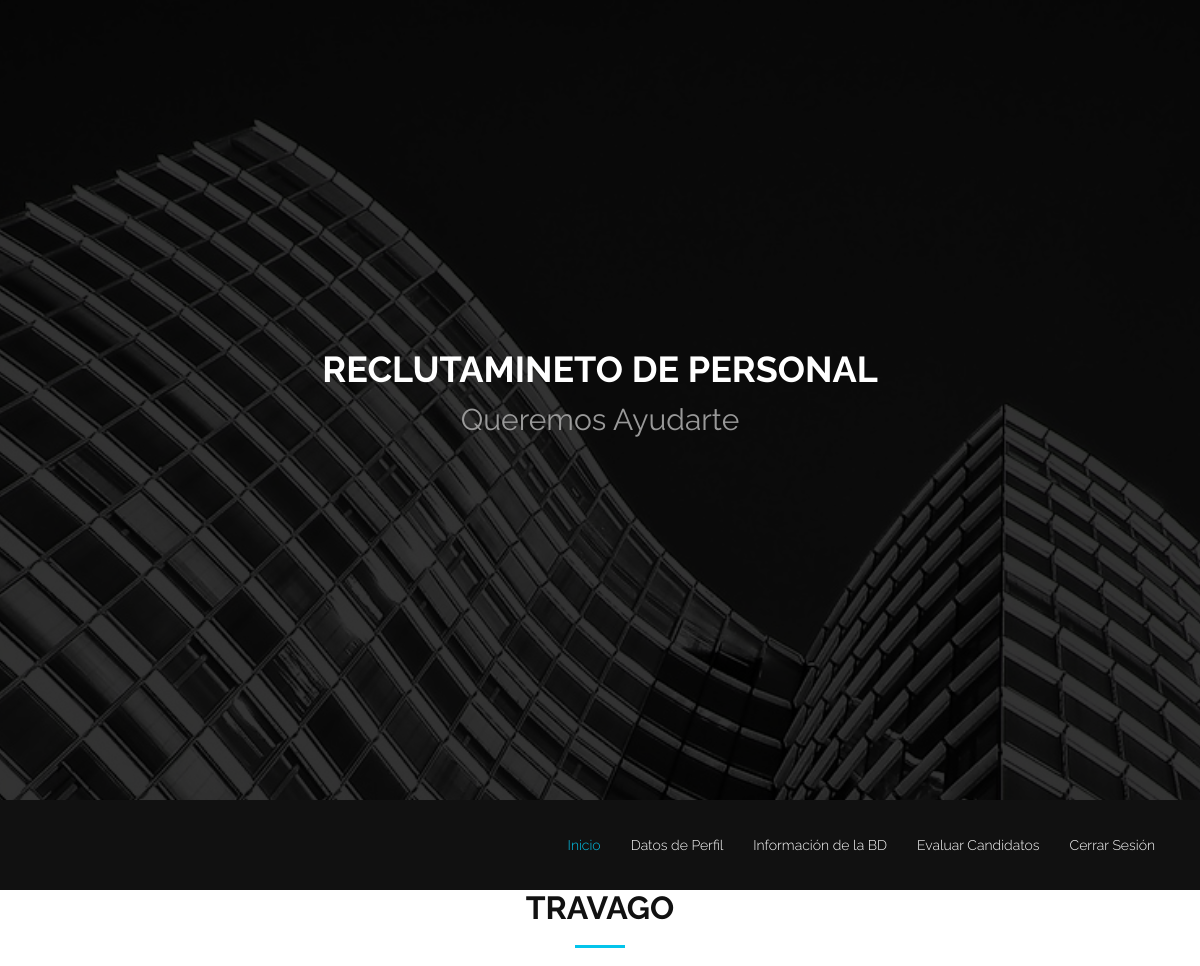
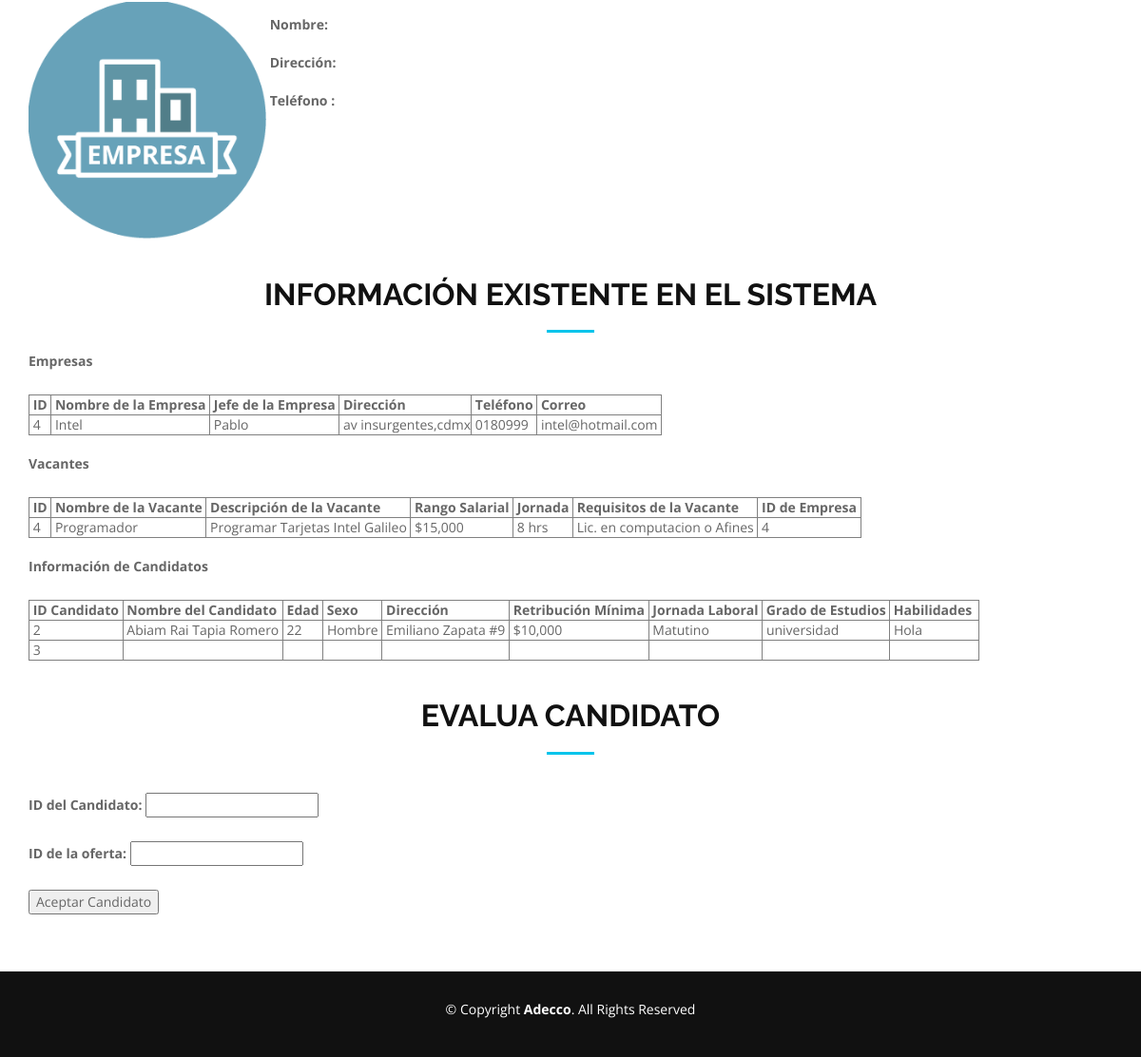
Screenshot of /perfilEvaluador.php (signed in) with the database file from the repository (2 pictures, top to bottom).
### tables this page shows
CREATE TABLE `empresa` (
  `id_Empresa` int(9) NOT NULL,
  `nombre_Empresa` varchar(40) NOT NULL,
  `Nombre_J` varchar(80) NOT NULL,
  `direccion_Empresa` varchar(30) NOT NULL,
  `tel_Empresa` varchar(10) NOT NULL,
  `correo_Empresa` varchar(30) NOT NULL,
  `loggin_Empresa` varchar(15) NOT NULL,
  `password_Empresa` varchar(15) NOT NULL
);

CREATE TABLE `vacante` (
  `id_Vacante` int(9) NOT NULL,
  `vigente` int(1) NOT NULL DEFAULT '1',
  `nombre_Vacante` varchar(40) NOT NULL,
  `descripcion_Vacante` varchar(100) NOT NULL,
  `rango_Salarial` varchar(10) NOT NULL,
  `jornada` varchar(10) NOT NULL,
  `requisitos_Vacante` varchar(100) NOT NULL,
  `id_Empresa` int(9) NOT NULL
);

CREATE TABLE `candidato` (
  `id_Candidato` int(9) NOT NULL,
  `nombre_Candidato` varchar(40) NOT NULL,
  `direccion_Candidato` varchar(30) NOT NULL,
  `tel_Candidato` varchar(10) NOT NULL,
  `loggin_Candidato` varchar(15) NOT NULL,
  `password_Candidato` varchar(15) NOT NULL
);

CREATE TABLE `cv` (
  `id_Cv` int(9) NOT NULL,
  `nombreCV` varchar(40) NOT NULL,
  `edad` varchar(4) NOT NULL,
  `sexo` text NOT NULL,
  `dircv` varchar(100) NOT NULL,
  `retribucion_Minima` varchar(10) NOT NULL,
  `tipo_Jornada` varchar(30) NOT NULL,
  `grado_Estudios` varchar(30) NOT NULL,
  `habilidades` varchar(90) NOT NULL,
  `fotografia` varchar(50) NOT NULL,
  `id_Candidato` int(9) NOT NULL
);

### perfilEvaluador.php (the view, shortened to what this page needs)
<!DOCTYPE html>
<html lang="en">
<head>
  <link href="lib/bootstrap/css/bootstrap.min.css" rel="stylesheet">
  <link href="lib/font-awesome/css/font-awesome.min.css" rel="stylesheet">
  <link href="lib/animate-css/animate.min.css" rel="stylesheet">
  <link href="css/style.css" rel="stylesheet">
</head>
<body>
     <?php
        $link=Conectarse();
        $resultVacante=mysqli_query($link,"select * from vacante where vigente=1");
        $resultCandidato=mysqli_query($link,"select * from candidato");
        $resultEmpresa=mysqli_query($link,"select * from empresa");
     ?>
  <section id="hero">
    <div class="hero-container">
      <div class="wow fadeIn">
         <h1>Reclutamineto de Personal</h1>
         <h2>Queremos <span class="rotating">Ayudarte</span></h2>
        </div>
    </div>
  </section>
  <header id="header">
    <div class="container">
      <nav id="nav-menu-container">
        <ul class="nav-menu">
          <li class="menu-active"><a href="#hero">Inicio</a></li>
          <li><a href="#informacionP">Datos de Perfil</a></li>
          <li><a href="#listaOL">Información de la BD</a></li>
          <li><a href="#candidatos">Evaluar Candidatos</a></li>
          <li><a href="index.php">Cerrar Sesión</a></li>
        </ul>
      </nav>
    </div>
  </header>
   <?php
    include("php/conexion.php");
  ?>
  <section id="informacionP">
    <div class="container wow fadeInUp">
      <div class="row">
        <div class="col-md-12">
          <h3 class="section-title">TRAVAGO</h3>
          <div class="section-title-divider"></div>
            <img src="img/empresa.png" alt="" width="250" heght="250">
                   <label id="label"> Nombre: <?php echo $nombre;?>  <br><br>
                   <label id="label"> Dirección:  <?php echo $dir;?>  <br><br>
                   <label id="label"> Teléfono : <?php echo $tel;?> <br><br>
           </div>
      </div>
     </div>
  </section>
  <br><br>
  <section id="listaOL">
    <div class="container wow fadeInUp">
      <div class="row">
        <div class="col-md-12">
          <h3 class="section-title"> Información Existente en el Sistema</h3>
          <div class="section-title-divider"></div>
            <form name="formDatos" id="formDatos">
              <label>Empresas</label>
               <br><br>
               <TABLE BORDER=1 CELLSPACING=1 CELLPADDING=1>
                  <TR><th>&nbsp;ID&nbsp;</th><th>&nbsp;Nombre de la Empresa&nbsp;</th><th>&nbsp;Jefe de la Empresa&nbsp;</th><th>&nbsp;Dirección&nbsp;</th><th>&nbsp;Teléfono&nbsp;</th><th>&nbsp;Correo&nbsp;</th></TR>
                  <?php
                    while($row = mysqli_fetch_array($resultEmpresa))
                      {
                        printf("<tr><td>&nbsp;%d</td>
                                    <td>&nbsp;%s</td>
                                    <td>&nbsp;%s</td>
                                    <td>&nbsp;%s</td>
                                    <td>&nbsp;%s&nbsp;</td>
                                    <td>&nbsp;%s&nbsp;</td>
                                </tr>",$row["id_Empresa"],$row["nombre_Empresa"],$row["Nombre_J"], $row["direccion_Empresa"],$row["tel_Empresa"],$row["correo_Empresa"]);
                      }
                ?>
              </table><br>
              <label>Vacantes</label>
              <br><br>
               <TABLE BORDER=1 CELLSPACING=1 CELLPADDING=1>
                  <TR><th>&nbsp;ID&nbsp;</th><th>&nbsp;Nombre de la Vacante&nbsp;</th><th>&nbsp;Descripción de la Vacante&nbsp;</th><th>&nbsp;Rango Salarial&nbsp;</th><th>&nbsp;Jornada&nbsp;</th><th>&nbsp;Requisitos de la Vacante&nbsp;</th><th>&nbsp;ID de Empresa&nbsp;</th></TR>
                  <?php
                    while($row = mysqli_fetch_array($resultVacante))
                      {
                        printf("<tr><td>&nbsp;%d&nbsp;</td>
                                    <td>&nbsp;%s&nbsp;</td>
                                    <td>&nbsp;%s&nbsp;</td>
                                    <td>&nbsp;%s&nbsp;</td>
                                    <td>&nbsp;%s&nbsp;</td>
                                    <td>&nbsp;%s&nbsp;</td>
                                    <td>&nbsp;%d&nbsp;</td>
                                </tr>",$row["id_Vacante"],$row["nombre_Vacante"], $row["descripcion_Vacante"],$row["rango_Salarial"],$row["jornada"],$row["requisitos_Vacante"],$row["id_Empresa"]);
                      }
                ?>
              </table><br>
              <label>Información de Candidatos</label>
              <br><br>
              <TABLE BORDER=1 CELLSPACING=1 CELLPADDING=1>
                  <TR><th>&nbsp;ID Candidato&nbsp;</th><th>&nbsp;Nombre del Candidato&nbsp;</th><th>&nbsp;Edad&nbsp;</th><th>&nbsp;Sexo&nbsp;</th><th>&nbsp;Dirección&nbsp;</th><th>&nbsp;Retribución Mínima&nbsp;</th><th>&nbsp;Jornada Laboral&nbsp;</th><th>&nbsp;Grado de Estudios&nbsp;</th><th>&nbsp;Habilidades&nbsp;&nbsp;</th></TR>
                  <?php
                    while($row = mysqli_fetch_array($resultCandidato))
                      {
                        $iddc=$row["id_Candidato"];
                        $resultEvalua=mysqli_query($link,"select * from cv where id_Candidato= $iddc");
                        $rowCv= mysqli_fetch_array($resultEvalua);
                        printf("<tr><td>&nbsp;%d&nbsp;</td>
                                    <td>&nbsp;%s&nbsp;</td>
                                    <td>&nbsp;%s&nbsp;</td>
                                    <td>&nbsp;%s&nbsp;</td>
                                    <td>&nbsp;%s&nbsp;</td>
                                    <td>&nbsp;%s&nbsp;</td>
                                    <td>&nbsp;%s&nbsp;</td>
                                    <td>&nbsp;%s&nbsp;</td>
                                    <td>&nbsp;%s&nbsp;</td>
                                </tr>",$iddc,$rowCv["nombreCV"],$rowCv["edad"],$rowCv["sexo"],$rowCv["dircv"],$rowCv["retribucion_Minima"],$rowCv["tipo_Jornada"],$rowCv["grado_Estudios"],$rowCv["habilidades"]);
                      }
                ?>
              </table>
              <br><br>
            </form>
          </div>
        </div>
      </div>
  </section>
   <section id="candidatos">
    <div class="container wow fadeInUp">
      <div class="row">
        <div class="col-md-12">
          <h3 class="section-title"> Evalua Candidato</h3>
          <div class="section-title-divider"></div>
            <form name="showData" method="POST">
              <br>
              <label id="label">ID del Candidato: <input type="text" name="idC"> </label>
              <br>
                       <br>
                       <label id="label">ID de la oferta: <input type="text"  name="idOf"> </label>
                       <br><br>
                      <button type="submit" name="uploadCand">Aceptar Candidato</button>
                      <br><br>
            </form>
            <br><br>
          </div>
          <br><br>
        </div>
      </div>
  </section>
  <footer id="footer">
      <div class="container">
        <div class="row">
          <div class="col-md-12">
            <div class="copyright">
              &copy; Copyright <strong>Adecco</strong>. All Rights Reserved
            </div>
            <div class="credits">
            </div>
          </div>
        </div>
      </div>
  </footer>
</body>
</html>

### css/style.css (style rules this page uses)
body { background: #fff; color: #666666; font-family: "Open Sans", sans-serif; }
a { color: #03C4EB; transition: 0.5s; }
h1, h2, h3, h4, h5, h6 { font-family: "Raleway", sans-serif; font-weight: 400; margin: 0 0 20px 0; padding: 0; }
#hero { display: table; width: 100%; height: 100vh; background: url(../img/hero-bg.jpg) top center fixed; background-size: cover; }
#hero .hero-container { background: rgba(0, 0, 0, 0.8); display: table-cell; margin: 0; padding: 0; text-align: center; vertical-align: middle; }
#hero h1 { margin: 30px 0 10px 0; font-weight: 700; line-height: 48px; text-transform: uppercase; color: #fff; }
#hero h2 { color: #999; margin-bottom: 50px; }
#header { background: #111; padding: 20px 0; height: 90px; }
.nav-menu, .nav-menu * { margin: 0; padding: 0; list-style: none; }
.nav-menu li { position: relative; white-space: nowrap; }
.nav-menu > li { float: left; }
#nav-menu-container { float: right; margin: 5px 0; }
.nav-menu a { padding: 10px 15px; text-decoration: none; display: inline-block; color: #fff; font-family: 'Raleway', sans-serif; font-weight: 300; font-size: 14px; outline: none; }
.nav-menu a:hover, .nav-menu li:hover > a, .nav-menu .menu-active > a { color: #03C4EB; }
#mobile-nav { position: fixed; top: 0; padding-top: 18px; bottom: 0; z-index: 998; background: rgba(0, 0, 0, 0.9); left: -260px; width: 260px; overflow-y: auto; transition: 0.4s; }
#mobile-nav ul { padding: 0; margin: 0; list-style: none; }
#mobile-nav ul li { position: relative; }
#mobile-nav ul li a { color: #fff; font-size: 16px; overflow: hidden; padding: 10px 22px 10px 15px; position: relative; text-decoration: none; width: 100%; display: block; outline: none; }
.section-title { font-size: 32px; color: #111; text-transform: uppercase; text-align: center; font-weight: 700; }
.section-title-divider { width: 50px; height: 3px; background: #03C4EB; margin: 0 auto; margin-bottom: 20px; }
#footer { background: #111; padding: 30px 0; color: #fff; }
#footer .copyright { text-align: center; }
#footer .credits { padding-top: 10px; text-align: center; font-size: 13px; color: #ccc; }

### rows the page displays
empresa: id_Empresa "4", nombre_Empresa "Intel", Nombre_J "Pablo", direccion_Empresa "av insurgentes,cdmx", tel_Empresa "0180999", correo_Empresa "intel@hotmail.com"
vacante: id_Vacante "4", nombre_Vacante "Programador", descripcion_Vacante "Programar Tarjetas Intel Galileo", rango_Salarial "$15,000", jornada "8 hrs", requisitos_Vacante "Lic. en computacion o Afines", id_Empresa "4"
candidato: id_Candidato "2", cv.nombreCV "Abiam Rai Tapia Romero", cv.edad "22", cv.sexo "Hombre", cv.dircv "Emiliano Zapata #9", cv.retribucion_Minima "$10,000", cv.tipo_Jornada "Matutino", cv.grado_Estudios "universidad", cv.habilidades "Hola"
candidato: id_Candidato "3"
